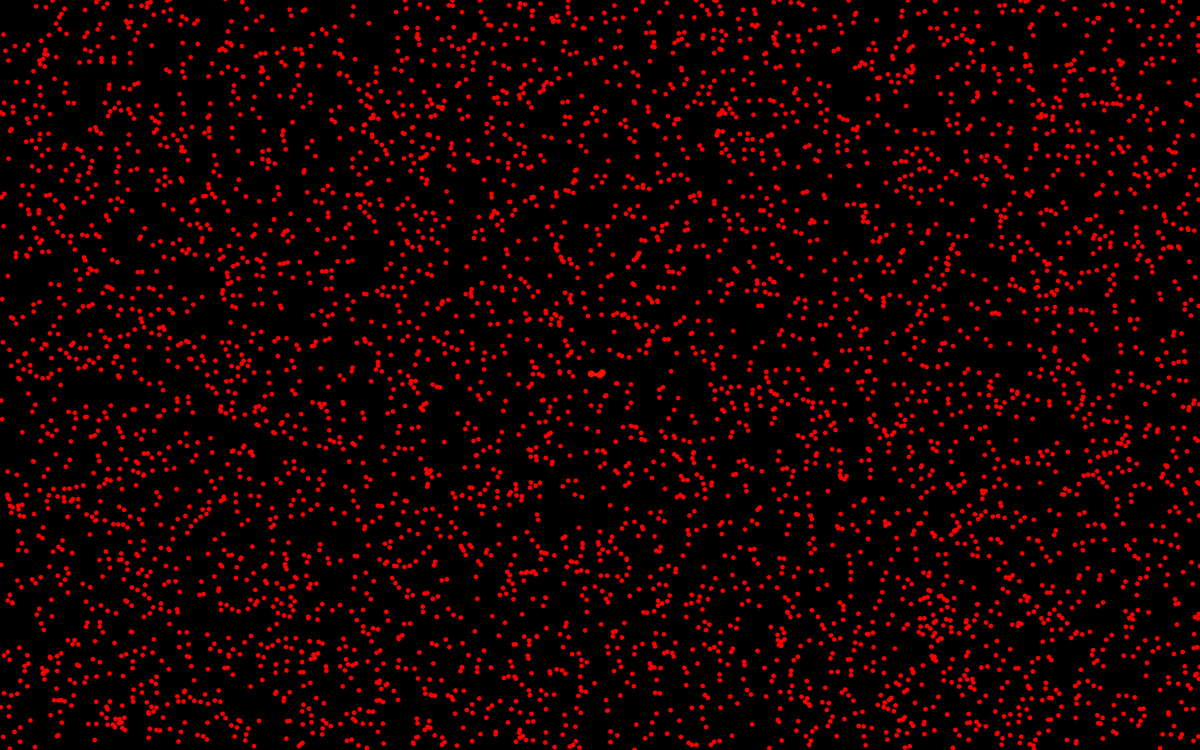
Frame 1 (no input)
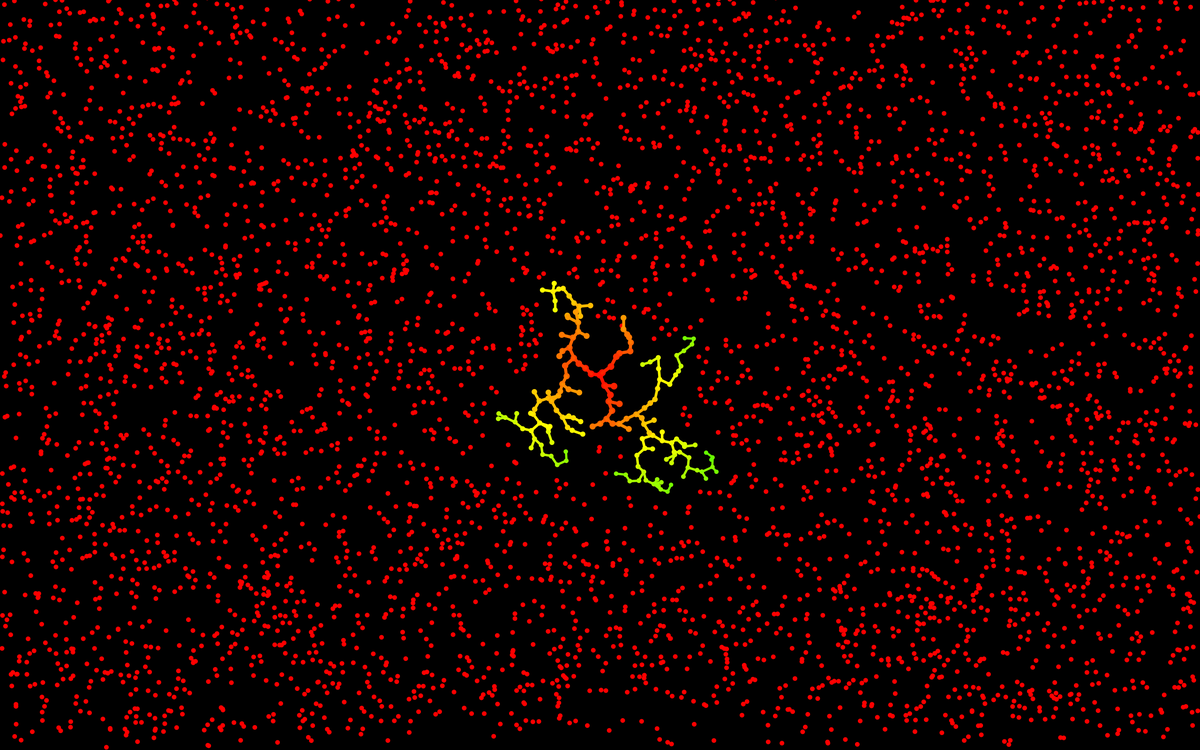
Frame 60 (the mouse pressed at the canvas centre just before this capture)
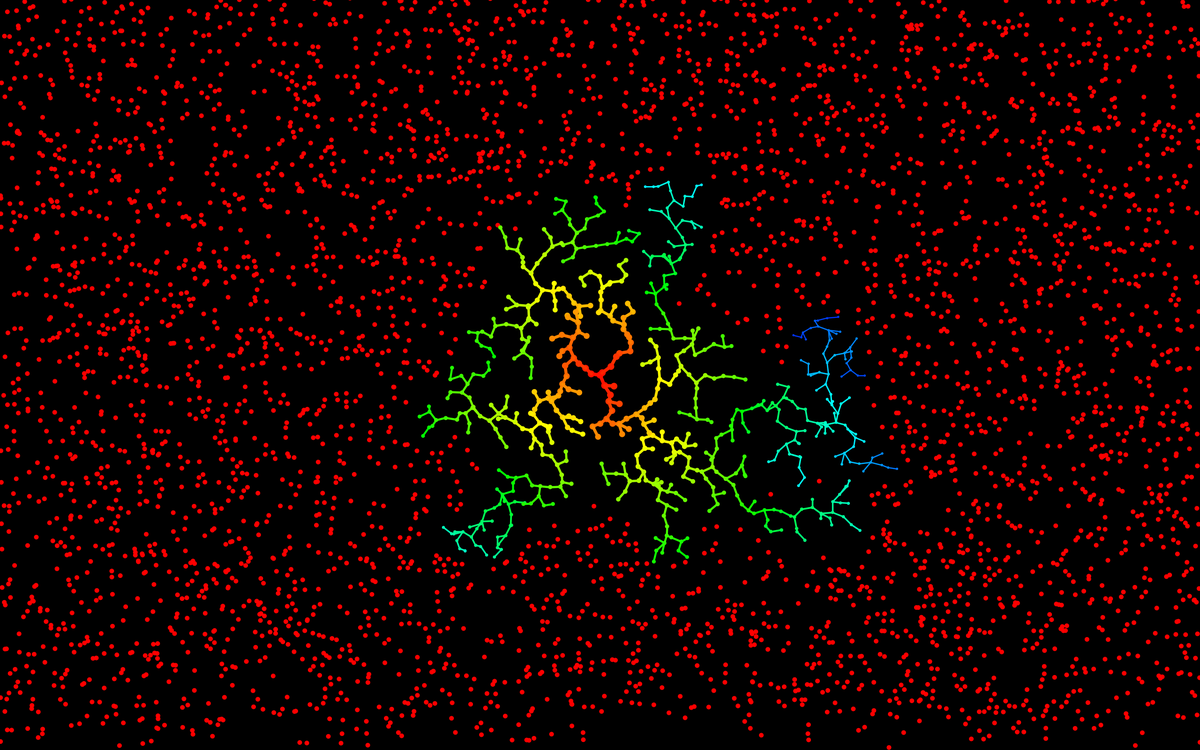
Frame 120 (the mouse held since frame 60 and released just before this capture)

The Processing sketch that drew these frames (run headless with seeded random() and noise(); from frame 60 on, the mouse is pressed at the canvas centre):

// Processing sketch: diffusionLimitedAggregation
// ── diffusionLimitedAggregation.pde
particle[] swarm;
int swarmSize = 4800;

void setup(){
  size(2560, 1600);
  colorMode(HSB, 360, 100, 100);
  
  //init swarm
  swarm = new particle[swarmSize];
  for(int i = 0; i < swarmSize; i++){
    swarm[i] = new particle();
  }
  
  //init starter freeze
  swarm[0].frozen = true;
  swarm[0].x = width * .5;
  swarm[0].y = height * .5;
  swarm[0].radius = 15;
}

void draw(){
  //set bg color
  background(0);
  
  //update particles
  for(int i = 0; i < swarmSize; i++){
    swarm[i].update();
  }
  
  //draw particles
  for(int i = 0; i < swarmSize; i++){
    swarm[i].display();
  }
}

float sigmoid(float x){
  float r = 0.5;
  return(2.0/(1 + exp(-r * x)) - 1);
}

// ── particle.pde
float noise = 10.0;
float freezeDist = 25;
float gravity = 0;
float freezeDistSqrd = freezeDist * freezeDist;

class particle{
  float x, y;
  float hue;
  float radius;
  boolean frozen;
  particle parent;
  
  particle(){ //constructor
    //set random position
    x = random(width);
    y = random(height);
    hue = 0;
    radius = 10;
    frozen = false;
    parent = null;
  }
  
  void update(){
    //skip if frozen
    if(frozen){
      return;
    }
    
    //update position with noise
    x += random(-noise, noise);
    y += random(-noise, noise) + gravity;
    
    //wrap if on edge
    x = (x + width) % width;
    //y = (y + height) % height;
    if(y > height){
      y = 1;
      x = random(width);
    }
    
    //check for freeze
    checkFreezing();
  }
  
  void checkFreezing(){
    float dx, dy, distance;
    for(int i = 0; i < swarmSize; i++){
      if(swarm[i].frozen){
        //get distance to frozen particle
        dx = x - swarm[i].x;
        if(dx < freezeDist){
          dy = y - swarm[i].y;
          if(dy < freezeDist){
            distance = ((dx * dx) + (dy * dy));
 
            //freeze if close enough
            if(distance < freezeDistSqrd){
              frozen = true;
              parent = swarm[i];
              hue = (parent.hue + 4) % 360;
              radius = parent.radius * 0.98;
              return;
            }
          }
        }
      }
    }
  }
  
  void display(){
    noStroke();
    fill(hue, 100, 100);
    circle(x, y, radius);
    
    //draw connecting line to parent
    if(parent != null){
      strokeWeight(radius / 2);
      stroke(hue, 100, 100);
      line(x, y, parent.x, parent.y);
    }
  }
};
